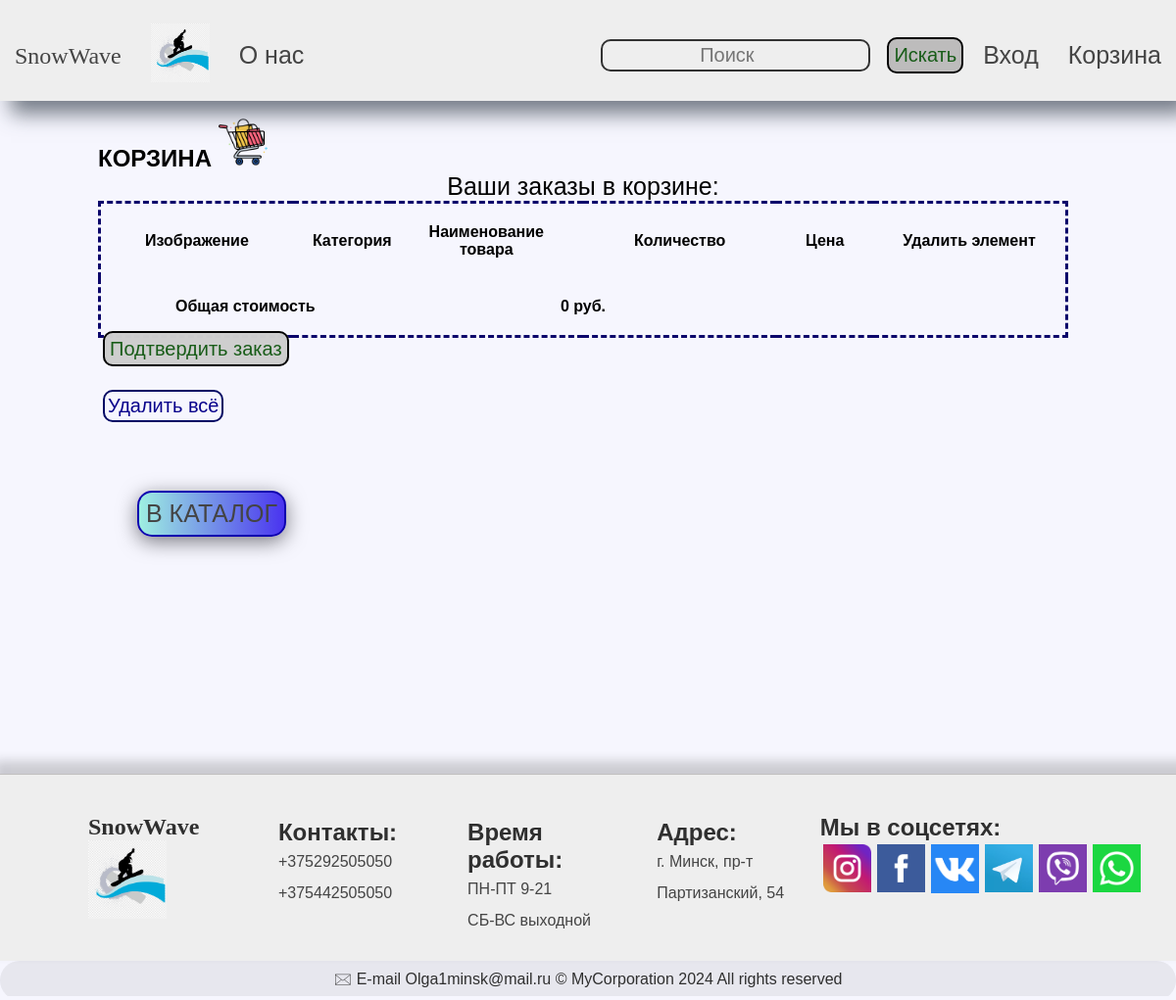
Before: /basket/ with the older database file.
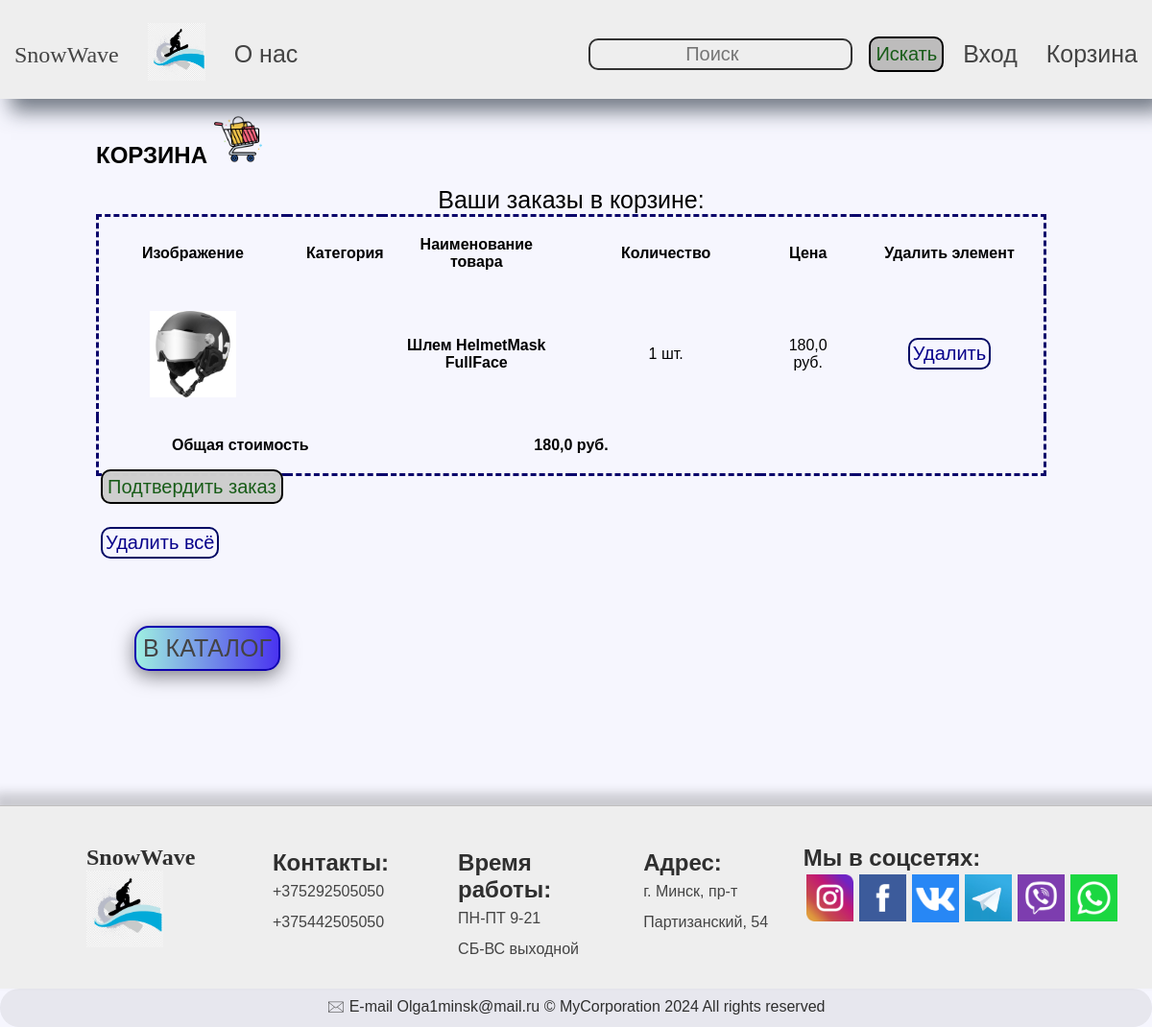
After: the same page with the newer database file.
### orders/models.py (models this page shows, shortened)
class ProductInBasket(models.Model):
    user_basket = models.ForeignKey(UserBasket, on_delete=models.CASCADE, null=True)
    product = models.ForeignKey(Product, on_delete=models.CASCADE, null=True, verbose_name="Наименование товара")
    quantity = models.IntegerField(verbose_name='Количество', default=1)
    total_price = models.FloatField(verbose_name='Общая стоимость товара', blank=True, null=True, default=0)
    class Meta:
        verbose_name = "Товары в корзине"
        verbose_name_plural = "Товары в корзине"

### shop/models.py (models this page shows, shortened)
class Product(models.Model):                                                                               #Один ко многим. Разные товары по 3 категориям.
    categories = models.ForeignKey(Сategories, on_delete = models.CASCADE, blank=False, default=True)
    name = models.CharField(max_length=150, verbose_name="Наименование")
    image = models.ImageField(upload_to ='static\imagebd', verbose_name="Картинка", null=True, blank=True)      # 1(5)шаг для отображения на странице картинок из базы данных
    description = models.TextField(max_length=900, blank=True, verbose_name="Описание товара")
    price = models.IntegerField(verbose_name="Цена")
    quantity = models.IntegerField( verbose_name="Количество", null=True, blank=True)
    is_active = models.BooleanField(verbose_name="В наличии", blank=False, default=True)
    class Meta:                                         # В админ панели имя таблицы класса.
        db_table = 'product'
        verbose_name = 'Продукт'
        verbose_name_plural = 'Продукты'
        ordering = ("id",)                   # кортеж. товары сортируются по id

### orders/views.py (the view, shortened to what this page needs)
# urls.py: path("basket/", order.basket, name="basket"),                                       # Корзина
def basket(request):
    user, _ = UserBasket.objects.get_or_create(user_kay=request.session.session_key)   # *
    lst_product = ProductInBasket.objects.filter(user_basket=user)
    total_price=0
    for price in lst_product:
        total_price+=price.total_price
    return render(request, "basket.html", {"products":lst_product,'price':total_price})

### templates/basket.html (shortened to what this page needs)
{% extends "base.html" %}
{% load static %}
{% block content %}
<div class="container_b">
    <h2> КОРЗИНА <img src={% static "media\basket.png" %} height="50"> </h2>
    <table>
        <caption style="font-size: 25px;">
            Ваши заказы в корзине:
        </caption>
        <thead>
            <tr>
                <th scope="col">Изображение</th>
                <th scope="col">Категория</th>
                <th scope="col">Наименование товара</th>
                <th scope="col">Количество</th>
                <th scope="col">Цена</th>
                <th scope="col">Удалить элемент</th>
            </tr>
        </thead>
        <tbody>
            {% for item in products %}
            <tr>
                <td><img class="img_bsc" src="{{ item.product.image.url }}" alt="{{ item.product.name }}"></td>
                <th scope="col"> {{ item.product.сategories}}</th>
                <th scope="col"> {{ item.product.name }} </th>
                <td> {{ item.quantity }} шт. </td>
                <td> {{ item.total_price }} руб.</td>
                <td>
                    <form method="POST"> {% csrf_token %}
                        <button class="btn_delete" type="submit">Удалить</button>
                    </form>
                </td>
            </tr>
            <br>
            {% endfor %}
        </tbody>
        <tfoot>
            <tr>
                <th scope="row" colspan="2">Общая стоимость</th>
                <th colspan="2"> {{ price }} руб. </th>
            </tr>
        </tfoot>
    </table>
    <a class="btn_in" href="{%url 'order' %}">Подтвердить заказ</a>
    <div>
        <form action="delete/" method="post"> {% csrf_token %}
            <tr>
                <td>
                    <input class="btn_delete" type="submit" value="Удалить всё">
                </td>
            </tr>
        </form>
    </div>
    <div>
        <button class="btn"><a href="{%url 'main' %}">В каталог</a></button>
    </div>
</div>
{% endblock content %}

### templates/base.html (shortened to what this page needs)
{% load static %}
<!DOCTYPE html>
<html>
<head>
    <link rel="stylesheet" href="{% static "CSS/style_main.css" %}" />
    <link rel="stylesheet" href="{% static "CSS/style_category.css" %}" />
    <link rel="stylesheet" href="{% static "CSS/style_product.css" %}" />
    <link rel="stylesheet" href="{% static "CSS/style_basket.css" %}" />
    <link rel="stylesheet" href="{% static "CSS/style_header.css" %}" />
    <link rel="stylesheet" href="{% static "CSS/style_footer.css" %}" />
    <link rel="stylesheet" href="{% static "CSS/style_base.css" %}" />
</head>
<body>
    {% include "includes/header.html" %}
    <div>
        {% block content %}{% endblock %}
    </div>
    {% include "includes/footer.html" %}
</body>
</html>

### templates/includes/header.html (shortened to what this page needs)
{% load static %}
<div class="header_container">
    <div class="header_wrapper">
        <nav class="navigation">
            <ul class="item_nav">
                <li class="item"><a class="link__header storename" href="{% url 'main' %}">SnowWave</a></li>
                <li class="item"><a class="logo__header" href="{% url 'main' %}"><img src="{% static 'media\logo01.png' %}"  alt="logo" height="60px"></a></li>
                <li class="item"><a class="link__header" href="{% url 'about' %}">О нас</a></li>
            </ul>
            <ul class="item_nav">
                <li>
                    <form role="search" action="{% url "search" %}" method="get" >
                        <input class="search" type="search" name="query" placeholder="Поиск" aria-label="Search">
                        <button class="btn_search" type="submit"> Искать </button>
                    </form>
                </li>
                <li class="item"><a href="{%url 'registr' %}">Вход</a></li>
                <li class="item"><a href="{%url 'basket' %}">Корзина</a></li>
            </ul>
        </nav>
    </div>
</div>

### templates/includes/footer.html
{% load static %}
<footer>
  <div class="footer_container">
      <div class="logoSW">
        <h1 class="storename">SnowWave</h1>
        <img style="width:80px;" src="{% static 'media\logo01.png' %}"/>
      </div>
      <div class="flex-item item-1">
        <ul>
          <h2 class="headline">Контакты:</h2>
            <li> <a>+375292505050</a> </li>
            <li> <a>+375442505050</a> </li>
        </ul>
      </div>
      <div class="flex-item item-2">
        <ul>
          <h2 class="headline">Время работы:</h2>
            <li>ПН-ПТ 9-21</li>
            <li>СБ-ВС выходной</li>
        </ul>
      </div>
      <div class="flex-item item-3">
        <ul>
          <h2 class="headline">Адрес:</h2>
            <li><a href="#">г. Минск, пр-т Партизанский, 54</a></li>
        </ul>
      </div>
    <div class="item-4">
      <h2 class="headline">Мы в соцсетях:</h2>
      <div class="social_media">
            <div>
              <a href="https://www.instagram.com/ridershop.by/">
              <img class="media-links"  alt="здесь фото" src="{% static 'media\foto01.png' %}"/> </a>
            </div>
            <div>
              <a href="https://www.facebook.com/ridershop.by">
              <img class="media-links" src="{% static 'media\foto02.png' %}"/> </a>
            </div>
            <div>
              <a href="https://vk.com/ridershopby">
              <img class="media-links" src="{% static 'media\foto03.png' %}"/> </a>
            </div>
            <div>
              <a href="https://t.me/ted.1">
              <img class="media-links" src="{% static 'media\foto04.png' %}"/> </a>
            </div>
            <div>
              <a href="https://www.viber.com/ru/">
              <img class="media-links" src="{% static 'media\foto05.png' %}"/> </a>
            </div>
            <div>
              <a href="https://www.whatsapp.com/">
              <img class="media-links" src="{% static 'media\foto06.png' %}"/> </a>
            </div>
      </div>
    </div>
  </div>
      <div class="element_one">
        <p> <a class="btn_one" href="store2024@gmail.com">&#128386;  E-mail Olga1minsk@mail.ru © MyCorporation 2024 All rights reserved </a></p>
      </div>
</footer>

### static/CSS/style_main.css (style rules this page uses)
body { box-sizing: border-box; background-color: #f5f2f1; }
* { margin: 0; padding: 0; box-sizing: border-box; list-style: none; text-decoration: none; font-family: Arial, Helvetica, sans-serif; }
.btn { border: 2px solid rgb(11, 11, 87); background-color: rgba(113, 148, 218, 0.718); margin-left: 100px; border-radius: 25px; font-size: 25px; text-align: center; color: darkblue; padding: 10px; text-decoration: none; cursor: pointer; }
a { color: rgb(54, 54, 54); text-decoration: none; }

### static/CSS/style_category.css (style rules this page uses)
body { background-attachment: fixed; background-color: rgb(219, 218, 249); height: 100%; font-family: "Times New Roman", Georgia, Serif; }

### static/CSS/style_product.css (style rules this page uses)
body { margin-top: 70px; }
a { color: rgb(35, 35, 35); text-decoration: none; }

### static/CSS/style_basket.css (style rules this page uses)
* { padding: 0; box-sizing: border-box; font-family: "Times New Roman", Georgia, Serif; }
body { max-width: 2560px; background-color: rgb(246, 246, 254); }
.container_b { margin-top: 120px; margin-left: 100px; min-height: 570px; }
table { table-layout: fixed; width: 90%; border-collapse: collapse; border: 3px dashed rgb(11, 6, 107); }
thead th:nth-child(1) { width: 20%; }
thead th:nth-child(2) { width: 10%; }
thead th:nth-child(3) { width: 20%; }
thead th:nth-child(4) { width: 20%; }
thead th:nth-child(5) { width: 10%; }
th, td { padding: 20px; text-align: center; }
.img_bsc { display: block; margin: auto; height: 90px; }
.btn_in { margin: 50px 5px; padding: 5px; font-size: 20px; text-align: center; color: #185c18; background: rgba(206, 206, 206, 0.989); border: 2px solid rgb(0, 0, 0); border-radius: 10px; cursor: pointer; }
.btn_delete { margin: 30px 5px; padding: 3px; font-size: 20px; text-align: center; color: #07008b; background-color: inherit; border: 2px solid rgb(0, 7, 100); border-radius: 10px; cursor: pointer; }

### static/CSS/style_header.css (style rules this page uses)
body { box-sizing: border-box; }
* { margin: 0; padding: 0; box-sizing: border-box; list-style: none; text-decoration: none; font-family: Arial, Helvetica, sans-serif; }
.storename { font-family: 'Pacifico', cursive; font-weight: 20px; font-size: 1.5rem; }
.header_container { background-color: #eeeeee; width: 100%; font-size: 25px; position: fixed; top: 0; z-index: 2; box-shadow: 12px 12px 20px 1px #3c4653b3; }
.header_wrapper { margin: 0 auto; max-width: 1200px; padding-top: 10px; }
.navigation { display: flex; justify-content: space-between; }
.item_nav { display: flex; align-items: center; }
.item { position: relative; padding: 10px 15px; }
a { color: rgb(50, 50, 50); text-decoration: none; }
.search { margin: 30px 5px; padding: 3px; font-size: 20px; text-align: center; color: rgb(50, 50, 50);; background-color: inherit; border: 2px solid rgb(50, 50, 50);; border-radius: 10px; cursor: pointer; }
.btn_search { margin: 20px 5px; padding: 5px; font-size: 20px; text-align: center; color: #185c18; border: 2px solid rgb(0, 0, 0); border-radius: 10px; background: rgba(189, 188, 188, 0.989); cursor: pointer; }

### static/CSS/style_footer.css (style rules this page uses)
.footer_container { display: flex; flex-flow: row nowrap; padding: 40px 40px 20px 100px; margin-top: 100px; margin-left: -10px; margin-right: -10px; color: #2f2f2f; background-color: #eeeeee; border-top: 1px solid #c1bfbf; box-shadow: 7px -10px 10px 3px rgba(37, 37, 37, 0.2); max-height: 25vh; }
.storename { font-family: 'Pacifico', cursive; font-weight: 20px; font-size: 1.5rem; }
.logoSW { margin-right: 5%; margin-bottom: 1%; }
.flex-item { display: flex; margin: 5px 2% 5px 2%; width: 15%; }
.item-1 { font-family:"Times New Roman", Times, serif; }
.item-2 { font-family:"Times New Roman", Times, serif; }
.item-3 { font-family:"Times New Roman", Times, serif; }
.item-4 { width: 360px; }
.social_media { display: flex; flex-flow: row wrap; width: 100%; }
.media-links { width: 55px; padding: 3px; }
a { color: #444444; text-decoration: none; }
.footer_container ul { list-style: none; padding-left: 5px; }
.footer_container li { line-height: 2em; }
li { color: #444444; }
.btn_one { display: flex; height: 40px; align-items: center; justify-content: center; background-color: rgb(33, 33, 33, 0.07); border-radius: 100px; color: #2f2f2f; padding: 0 1em; }

Changed rows visible on the page:
added ProductInBasket: product.image (picture), product.name "Шлем HelmetMask FullFace", quantity "1", total_price "180,0"
Other visible differences:
{{ price }}: "0" → "180,0"
